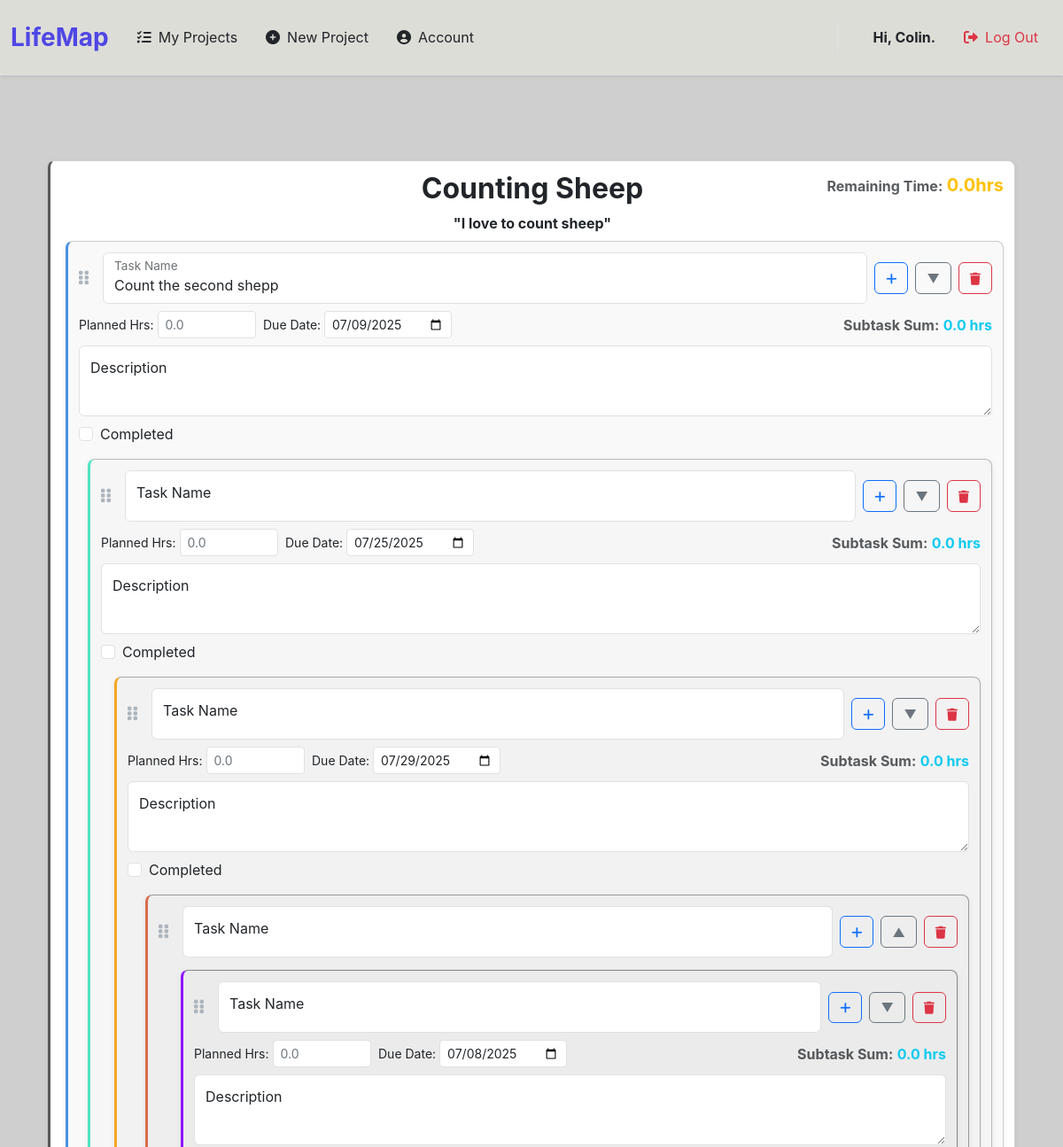
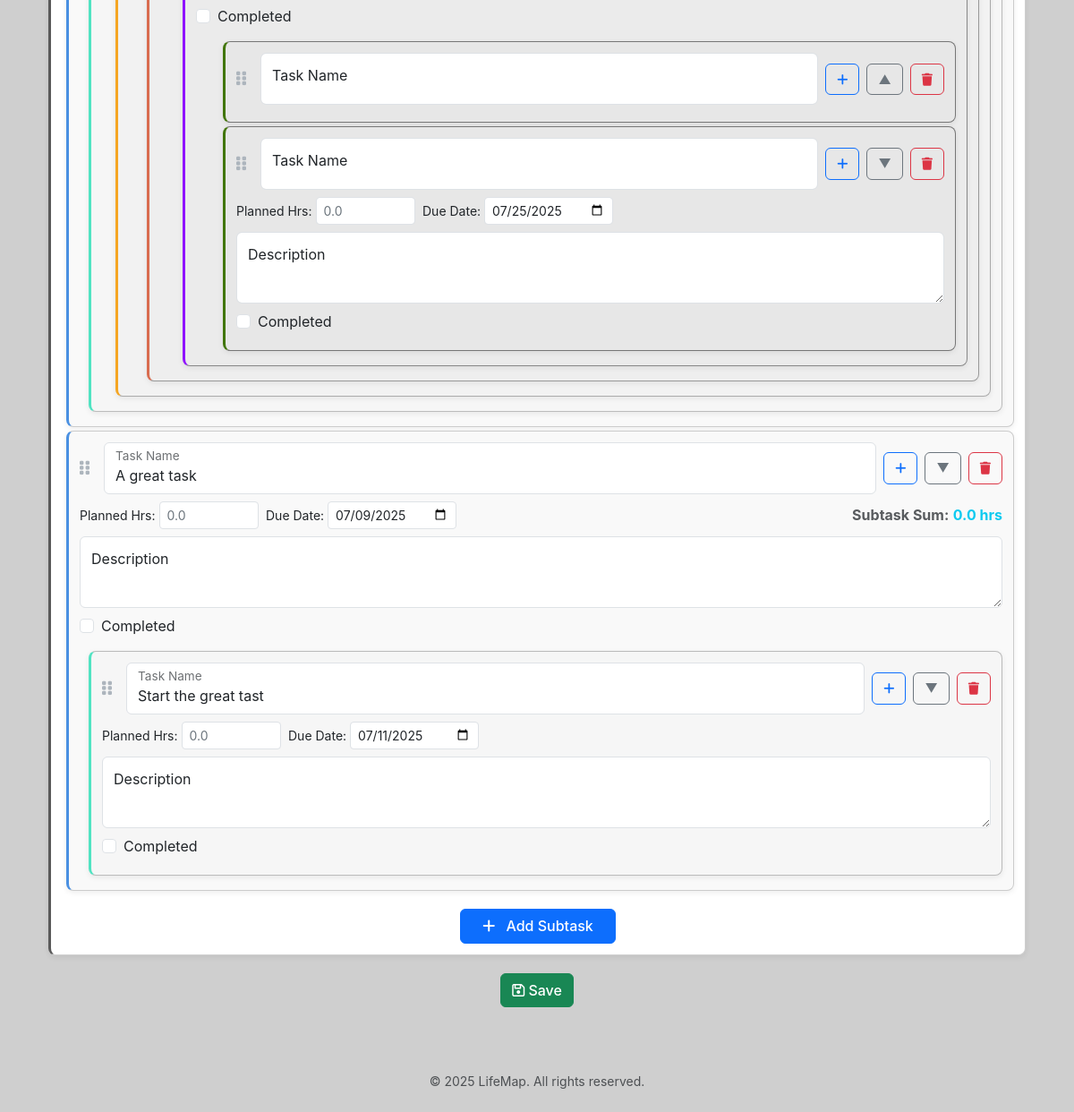
Page /details/9 (signed in) on the committed database (2 pictures, top to bottom).
### tables this page shows
CREATE TABLE users (
    user_id INTEGER PRIMARY KEY AUTOINCREMENT,
    username TEXT NOT NULL UNIQUE,
    email TEXT UNIQUE,
    password_hash TEXT NOT NULL
);

CREATE TABLE projects (
    project_id INTEGER PRIMARY KEY AUTOINCREMENT,
    user_id INTEGER NOT NULL,
    name TEXT NOT NULL,
    description TEXT,
    start_date TEXT,
    end_date TEXT,
    FOREIGN KEY (user_id) REFERENCES users (user_id)
);

CREATE TABLE work_items (
    item_id INTEGER PRIMARY KEY AUTOINCREMENT,
    project_id INTEGER NOT NULL,
    parent_item_id INTEGER,
    name TEXT NOT NULL,
    description TEXT,
    due_date DATE,
    is_completed INTEGER DEFAULT 0,
    priority INTEGER DEFAULT 0,
    status TEXT DEFAULT 'To Do',
    assigned_to_user_id INTEGER,
    display_order INTEGER DEFAULT 0,
    planned_hours REAL, -- <--- Changed to REAL (or INTEGER) and removed NOT NULL
    created_at DATETIME DEFAULT CURRENT_TIMESTAMP,
    updated_at DATETIME DEFAULT CURRENT_TIMESTAMP, is_minimized INTEGER DEFAULT 0,
    FOREIGN KEY (project_id) REFERENCES projects(project_id) ON DELETE CASCADE,
    FOREIGN KEY (parent_item_id) REFERENCES work_items(item_id) ON DELETE CASCADE,
    FOREIGN KEY (assigned_to_user_id) REFERENCES users(user_id) ON DELETE SET NULL
);

### app.py (the view)
@app.route("/details/<int:project_id>")
@login_required
def tasks(project_id):
    user_id = session["user_id"]
    conn = get_db()
    cursor = conn.cursor()
    cursor.execute("""SELECT name, description FROM projects WHERE user_id = ? AND project_id = ?""", (user_id, project_id))
    project_details = cursor.fetchone()
    if project_details is None:
        return error_page("Project not found or you are not authorized.", 404)
    project_name = project_details["name"]
    cursor.execute("""SELECT * FROM work_items WHERE project_id = ?""", (project_id,))
    tasks_flat_list = cursor.fetchall()
    tree = build_task_tree(tasks_flat_list)
    return render_template(
        'tasks.html',
        tasks=tree,
        project_id=project_id,
        project_name=project_name,
        username=get_username(user_id),
        project_details=project_details)

### app.py (called while the page is built)
def get_db():
    if 'lifemap_db' not in g:
        g.lifemap_db = sqlite3.connect("LifeMap.db")
        g.lifemap_db.row_factory = sqlite3.Row
    return g.lifemap_db

def login_required(f):
    @wraps(f)
    def decorated_function(*args, **kwargs):
        if session.get("user_id") is None:
            return redirect("/login")
        return f(*args, **kwargs)
    return decorated_function

def get_username(user_id):
    conn = get_db()
    cursor = conn.cursor()
    cursor.execute("""SELECT username FROM users WHERE user_id = ?""", (user_id,))
    username_row = cursor.fetchone()
    return username_row[0] if username_row else None

@app.after_request
def after_request(response):
    response.headers["Cache-Control"] = "no-cache, no-store, must-revalidate"
    response.headers["Expires"] = 0
    response.headers["Pragma"] = "no-cache"
    return response

### templates/tasks.html (shortened to what this page needs)
{% extends "layout.html" %}
{% block username %}
    <div class="fs-6 fw-bold">Hi, {{username}}.</div>
{% endblock %}
{% block main %}
    <div class="container-fluid mt-5">
        <form id="task-manager-form" method="POST">
            <div class="task-list">
                {% macro render_task_item(task, level=0) %}
                    <div class="card subtask-level-{{ level }} mb-1 {% if task.is_completed %}completed-task{% endif %}"
                         data-item-id="{{ task.item_id }}"
                         data-parent-item-id="{{ task.parent_item_id if task.parent_item_id is defined else '' }}"
                         data-level="{{ level }}">
                        <div class="card-body">
                            <div class="task-header">
                                {% if level > 0 %}
                                    <span class="drag-handle"><i class="fa-solid fa-grip-vertical"></i></span>
                                    <div class="form-floating flex-grow-1">
                                        <input type="text" class="form-control" id="name_{{ task.item_id | replace('.', '_') }}" name="name_{{ task.item_id | replace('.', '_') }}" value="{{ task.name }}" placeholder="Subtask Name">
                                        <label for="name_{{ task.item_id | replace('.', '_') }}">Task Name</label>
                                    </div>
                                {% else %}
                                    <h2 class="mb-0 fs-15 fw-bold project-name-centered">{{ project_name }}</h2>
                                    <div class="mb-2 text-end ms-auto">
                                        <strong class="text-muted">Remaining Time:</strong>
                                        <span id="remaining-hours-display" class="fs-5 fw-bold text-warning">
                                        </span>
                                    </div>
                                {% endif %}
                                {% if level > 0 %}
                                    <button type="button" class="btn btn-sm btn-outline-primary add-subtask-btn"><i class="fa-solid fa-plus"></i></button>
                                    <button type="button" class="btn btn-sm btn-outline-secondary toggle-subtasks-btn"><span class="collapse-icon">{% if task.is_minimized %}&#9650;{% else %}&#9660;{% endif %}</span></button>
                                    <button type="button" class="btn btn-sm btn-outline-danger delete-task-btn"><i class="fa-solid fa-trash"></i></button>
                                {% endif %}
                            </div>
                            {% if level > 0 %}
                                <div class="task-options {% if task.is_minimized %}task-options-minimized{% endif %}">
                                    <div class="d-flex flex-wrap align-items-center gap-2">
                                        <div class="d-flex align-items-center gap-1" style="max-width: 200px;">
                                            <label for="planned_hours_{{ task.item_id | replace('.', '_') }}" class="form-label small mb-0 text-nowrap">Planned Hrs:</label>
                                            <input type="number" min="0" step="0.1" class="form-control form-control-sm flex-grow-1"
                                                   id="planned_hours_{{ task.item_id | replace('.', '_') }}"
                                                   name="planned_hours_{{ task.item_id | replace('.', '_') }}"
                                                   value="{{ task.planned_hours if task.planned_hours is not none else '' }}"
                                                   placeholder="0.0">
                                        </div>
                                        {% if task.due_date is defined %}
                                        <div class="d-flex align-items-center gap-1" style="max-width: 200px;">
                                            <label for="due_date_{{ task.item_id | replace('.', '_') }}" class="form-label small mb-0 text-nowrap">Due Date:</label>
                                            <input type="date" class="form-control form-control-sm flex-grow-1" id="due_date_{{ task.item_id | replace('.', '_') }}" name="due_date_{{ task.item_id | replace('.', '_') }}" value="{{ task.due_date }}">
                                        </div>
                                        {% endif %}
                                        {% if task.subtasks %}
                                        <div class="text-end ms-auto">
                                            <strong class="text-muted">Subtask Sum:</strong>
                                            <span class="fs-6 fw-bold text-info">
                                                {{ "%.1f" | format(task.calculated_planned_hours) if task.calculated_planned_hours is not none else "N/A" }} hrs
                                            </span>
                                        </div>
                                        {% endif %}
                                        <div class="form-floating flex-grow-1 w-100">
                                            <textarea class="form-control" placeholder="Description" id="description_{{ task.item_id | replace('.', '_') }}" name="description_{{ task.item_id | replace('.', '_') }}">{{ task.description }}</textarea>
                                            <label for="description_{{ task.item_id | replace('.', '_') }}">Description</label>
                                        </div>
                                        <div class="form-check mb-2">
                                            <input type="checkbox" class="form-check-input completed-checkbox" id="is_completed_{{ task.item_id | replace('.', '_') }}" name="is_completed_{{ task.item_id | replace('.', '_') }}" {% if task.is_completed %}checked{% endif %}>
                                            <label class="form-check-label" for="is_completed_{{ task.item_id | replace('.', '_') }}">Completed</label>
                                        </div>
                                    </div>
                                </div>
                            {% else %}
                                <div class="task-options mb-1 mx-auto fs-6 fw-bold i">
                                    "{{ project_details.description }}"
                                </div>
                            {% endif %}
                            {% if task.subtasks %}
                            <div class="subtask-list">
                                {% for subtask in task.subtasks %}
                                    {{ render_task_item(subtask, level + 1) }}
                                {% endfor %}
                            </div>
                            {% endif %}
                            {% if level == 0 %}
                                <div class="d-flex justify-content-center mt-3">
                                    <button type="button" class="btn btn-primary add-subtask-btn px-4">
                                        <i class="fa-solid fa-plus me-2"></i> Add Subtask
                                    </button>
                                </div>
                            {% endif %}
                        </div>
                    </div>
                {% endmacro %}
                {% for task in tasks %}
                    {{ render_task_item(task, 0) }}
                {% endfor %}
            </div>
            <button type="submit" class="btn btn-success mt-3">
                <i class="fa-regular fa-floppy-disk"></i>
                Save
            </button>
        </form>
    </div>
{% endblock %}

### templates/layout.html (style rules this page uses)
body { font-family: 'Inter', sans-serif; background-color: #f8f9fa; display: flex; flex-direction: column; min-height: 100vh; }
#bg { background-color: #cfcfcf }

### templates/tasks.html (style rules this page uses)
body { font-family: 'Inter', sans-serif; background-color: #f8f9fa; }
.drag-handle { cursor: grab; color: #adb5bd; margin-right: 8px; font-size: 1.1rem; }
.task-header { display: flex; align-items: center; position: relative; gap: 0.5rem; margin-bottom: 0.4rem; flex-wrap: wrap; }
.project-name-centered { position: absolute; left: 50%; transform: translateX(-50%); z-index: 1; width: fit-content; white-space: nowrap; }
.task-header > .mb-2.text-end.ms-auto { margin-left: auto; position: relative; z-index: 2; }
.task-header h2 + .mb-2 { margin-left: auto !important; }
.task-header input[type="text"], .task-header input[type="date"] { flex-grow: 1; min-width: 120px; border-radius: 0.375rem; }
.task-options, .subtask-list { display: grid; grid-template-rows: 1fr; transition: grid-template-rows 0.3s ease-in-out, margin-top 0.3s ease-in-out; margin-top: 0.5rem; }
.task-options > *, .subtask-list > * { overflow: hidden; }
.card { border-radius: 0.5rem; box-shadow: 0 2px 6px rgba(0, 0, 0, 0.075); transition: transform 0.2s ease-in-out, box-shadow 0.2s ease-in-out; margin-bottom: 0.5rem; }
.card-body { padding: 0.75rem; }
.btn { border-radius: 0.375rem; font-weight: 500; transition: all 0.2s ease-in-out; padding: 0.4rem 0.75rem; }
.form-floating > .form-control { height: calc(3rem + 2px); padding: 1rem 0.75rem 0.25rem; }
.form-floating > .form-control:not(:placeholder-shown) { padding-top: 1.25rem; padding-bottom: 0.25rem; }
.form-floating > label { padding: 0.75rem 0.75rem; }
#task-manager-form textarea.form-control { height: 80px !important; }
.form-control::placeholder { color: #6c757d; opacity: 1; }
.subtask-level-0 { background-color: #ffffff; border: 1px solid #d0d0d0; border-left: 3px solid #5a5a5a; }
.subtask-level-1 { background-color: #f9f9f9;border: 1px solid #cccccc;margin-left: 5px; width: calc(100% - 5px);border-left: 3px solid #4a90e2; }
.subtask-level-2 { background-color: #f6f6f6;border: 1px solid #bbbbbb;margin-left: 10px; width: calc(100% - 10px);border-left: 3px solid #50e3c2; }
.subtask-level-3 { background-color: #f2f2f2;border: 1px solid #aaaaaa;margin-left: 15px; width: calc(100% - 15px);border-left: 3px solid #f5a623; }
.subtask-level-4 { background-color: #eeeeee;border: 1px solid #999999;margin-left: 20px; width: calc(100% - 20px); border-left: 3px solid #d96c4f; }
.subtask-level-5 { background-color: #ebebeb;border: 1px solid #888888;margin-left: 25px; width: calc(100% - 25px);border-left: 3px solid #9013fe; }
.subtask-level-6 { background-color: #e7e7e7;border: 1px solid #777777;margin-left: 30px; width: calc(100% - 30px);border-left: 3px solid #417505; }

### rows in the picture
users: username "Colin"
projects: name "Counting Sheep", description "I love to count sheep"
work_items: name "Count the second shepp", due_date "07/09/2025", calculated_planned_hours "0.0", item_id "Description"
work_items: due_date "07/25/2025", calculated_planned_hours "0.0", item_id "Description"
work_items: due_date "07/29/2025", calculated_planned_hours "0.0", item_id "Description"
work_items: due_date "07/08/2025", calculated_planned_hours "0.0", item_id "Description"
work_items: due_date "07/25/2025", item_id "Description"
work_items: name "A great task", due_date "07/09/2025", calculated_planned_hours "0.0", item_id "Description"
work_items: name "Start the great tast", due_date "07/11/2025", item_id "Description"
